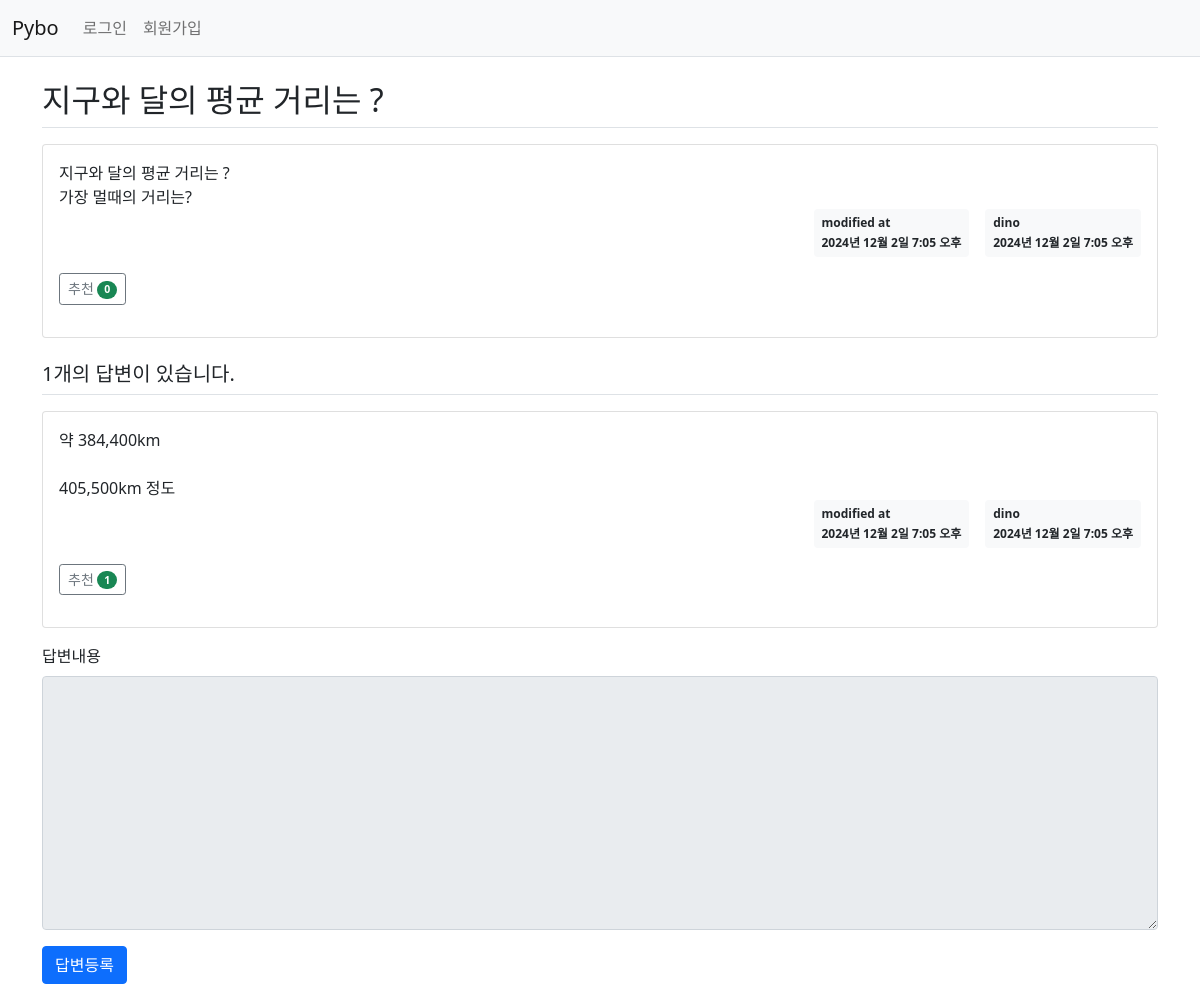
Screenshot of /pybo2/309/ with the database file from the repository.
### pybo2/models.py (models this page shows, shortened)
class Question(models.Model):
    author = models.ForeignKey(User, on_delete=models.CASCADE, related_name='author_question')
    subject = models.CharField(max_length=200)
    content = models.TextField()
    create_date = models.DateTimeField()
    modify_date = models.DateTimeField(null=True, blank=True)
    voter = models.ManyToManyField(User, related_name='voter_question') # 추천인 추가

class Answer(models.Model):
    author = models.ForeignKey(User, on_delete=models.CASCADE,  related_name='author_answer')
    question = models.ForeignKey(Question, on_delete=models.CASCADE)
    content = models.TextField()
    create_date = models.DateTimeField()
    modify_date = models.DateTimeField(null=True, blank=True)
    voter = models.ManyToManyField(User, related_name='voter_answer')

### pybo2/views/base_views.py (the view)
def detail(request, question_id):
    question = get_object_or_404(Question, pk=question_id)
    context = {'question': question}
    return render(request, 'pybo2/question_detail.html', context)

### templates/pybo2/question_detail.html (shortened to what this page needs)
{% extends 'base.html' %}
{% block content %}
<div class="container my-3">
    <h2 class="border-bottom py-2">{{ question.subject }}</h2>
    <div class="card my-3">
        <div class="card-body">
            <div class="card-text" style="white-space: pre-line;">{{ question.content }}</div>
            <div class="d-flex justify-content-end">
                 {% if question.modify_date %}
                    <div class="badge bg-light text-dark p-2 text-start mx-3">
                        <div class="mb-2">modified at</div>
                        <div>{{ question.modify_date }}</div>
                    </div>
                {% endif %}
                <div class="badge bg-light text-dark p-2 text-start">
                    <div class="mb-2">{{ question.author.username }}</div>
                    <div> {{ question.create_date }}</div>
                </div>
            </div>
            <div class="my-3">
                 <a href="javascript:void(0)" data-uri="{% url 'pybo2:question_vote' question.id  %}"
                   class="recommend btn btn-sm btn-outline-secondary"> 추천
                    <span class="badge rounded-pill bg-success">{{question.voter.count}}</span>
                 </a>
            </div>
        </div>
    </div>
    <h5 class="border-bottom my-3 py-2">{{question.answer_set.count}}개의 답변이 있습니다.</h5>
    {% for answer in question.answer_set.all %}
    <div class="card my-3">
        <div class="card-body">
            <div class="card-text" style="white-space: pre-line;">{{ answer.content }}</div>
            <div class="d-flex justify-content-end">
                 {% if answer.modify_date %}
                    <div class="badge bg-light text-dark p-2 text-start mx-3">
                        <div class="mb-2">modified at</div>
                        <div>{{ answer.modify_date }}</div>
                    </div>
                 {% endif %}
                <div class="badge bg-light text-dark p-2 text-start">
                    <div class="mb-2">{{ answer.author.username }}</div>
                    <div>{{ answer.create_date }}</div>
                </div>
            </div>
            <div class="my-3">
                <a href="javascript:void(0)" data-uri="{% url 'pybo2:answer_vote' answer.id  %}"
                   class="recommend btn btn-sm btn-outline-secondary"> 추천
                    <span class="badge rounded-pill bg-success">{{answer.voter.count}}</span>
                </a>
            </div>
        </div>
    </div>
    {% endfor %}
    <form action="{% url 'pybo2:answer_create' question.id %}" method="post" class="my-3">
        <div class="mb-3">
            <label for="content" class="form-label">답변내용</label>
            <textarea {% if not user.is_authenticated %}disabled{% endif %}
              name="content" id="content" class="form-control" rows="10"></textarea>
        </div>
        <input type="submit" value="답변등록" class="btn btn-primary">
    </form>
</div>
{% endblock %}

### rows the page displays
Question: subject "지구와 달의 평균 거리는 ?", content "지구와 달의 평균 거리는 ? 가장 멀때의 거리는?", modify_date "2024년 12월 2일 7:05 오후", author.username "dino", create_date "2024년 12월 2일 7:05 오후", voter.count "0", answer_set.count "1"
Answer: content "약 384,400km 405,500km 정도", modify_date "2024년 12월 2일 7:05 오후", author.username "dino", create_date "2024년 12월 2일 7:05 오후", voter.count "1"
